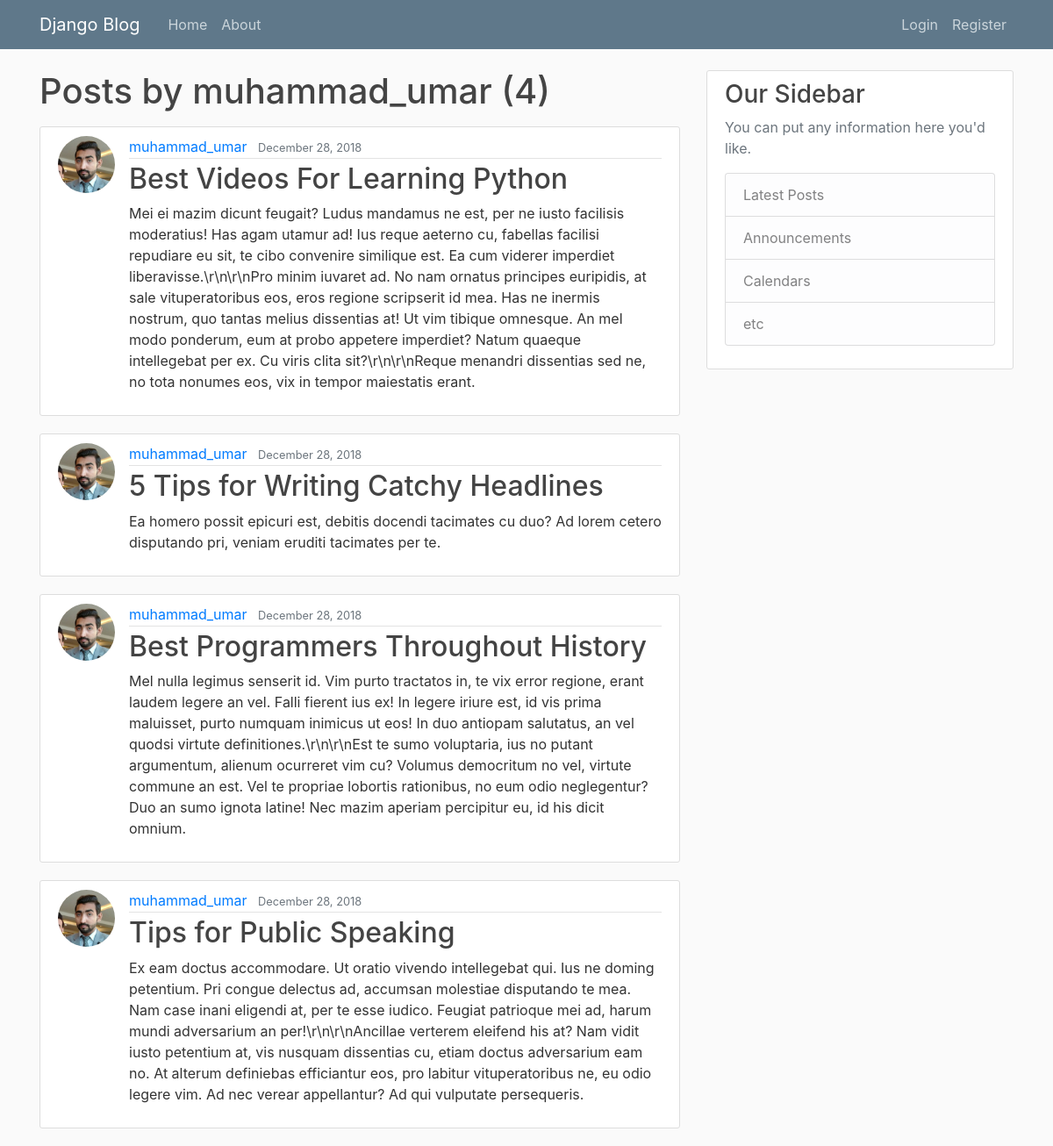
/user/muhammad_umar/, run on the app's committed database.
### blog/models.py (models this page shows, shortened)
class Post(models.Model):
    title = models.CharField(max_length=100)
    content = models.TextField()
    date_posted = models.DateTimeField(default=timezone.now)
    author = models.ForeignKey(User, on_delete=models.CASCADE)

### users/models.py (models this page shows, shortened)
class Profile(models.Model):
    user = models.OneToOneField(User, on_delete=models.CASCADE)
    image = models.ImageField(default='default.jpg', upload_to='profile_pics')

### blog/views.py (the view)
# urls.py: path('user/<str:username>/', UserPostListView.as_view(), name='user-posts'),
class UserPostListView(ListView):
    model = Post
    template_name = 'blog/user_posts.html'
    context_object_name = 'posts'
    paginate_by = 5
    def get_queryset(self):
        user = get_object_or_404(User, username=self.kwargs.get('username'))
        return Post.objects.filter(author=user).order_by('-date_posted')

### blog/templates/blog/user_posts.html (shortened to what this page needs)
{% extends "blog/base.html" %}
{% block content %}
    <h1 class="mb-3">Posts by {{ view.kwargs.username }} ({{ page_obj.paginator.count }})</h1>
    {% for post in posts %}
      <article class="media content-section">
        <img src="{{ post.author.profile.image.url }}" alt="" class="rounded-circle article-img">
        <div class="media-body">
          <div class="article-metadata">
            <a class="mr-2" href="{% url 'user-posts' post.author.username %}">{{ post.author }}</a>
            <small class="text-muted">{{ post.date_posted|date:"F d, Y" }}</small>
          </div>
          <h2><a class="article-title" href="{% url 'post-detail' post.id %}">{{ post.title }}</a></h2>
          <p class="article-content">{{ post.content }}</p>
        </div>
      </article>
    {% endfor %}
{% endblock content %}

### blog/static/blog/main.css (style rules this page uses)
body { background: #fafafa; color: #333333; margin-top: 5rem; }
h1, h2, h3, h4, h5, h6 { color: #444444; }
.content-section { background: #ffffff; padding: 10px 20px; border: 1px solid #dddddd; border-radius: 3px; margin-bottom: 20px; }
.article-title { color: #444444; }
.article-content { white-space: pre-line; }
.article-img { height: 65px; width: 65px; margin-right: 16px; }
.article-metadata { padding-bottom: 1px; margin-bottom: 4px; border-bottom: 1px solid #e3e3e3 }

### data on the page
Post: author.profile.image (picture), author "muhammad_umar", date_posted "December 28, 2018", title "Best Videos For Learning Python", content "Mei ei mazim dicunt feugait? Ludus mandamus ne est, per ne iusto facilisis moderatius! Has agam utamur ad! Ius reque aeterno cu, fabellas facilisi repudiare eu sit, te cibo convenire similique est. Ea cum viderer imperdiet liberavisse.\\r\\n\\r\\nPro minim iuvaret ad. No nam ornatus principes euripidis, at sale vituperatoribus eos, eros regione scripserit id mea. Has ne inermis nostrum, quo tantas melius dissentias at! Ut vim tibique omnesque. An mel modo ponderum, eum at probo appetere imperdiet? Natum quaeque intellegebat per ex. Cu viris clita sit?\\r\\n\\r\\nReque menandri dissentias sed ne, no tota nonumes eos, vix in tempor maiestatis erant."
Post: author.profile.image (picture), author "muhammad_umar", date_posted "December 28, 2018", title "5 Tips for Writing Catchy Headlines", content "Ea homero possit epicuri est, debitis docendi tacimates cu duo? Ad lorem cetero disputando pri, veniam eruditi tacimates per te."
Post: author.profile.image (picture), author "muhammad_umar", date_posted "December 28, 2018", title "Best Programmers Throughout History", content "Mel nulla legimus senserit id. Vim purto tractatos in, te vix error regione, erant laudem legere an vel. Falli fierent ius ex! In legere iriure est, id vis prima maluisset, purto numquam inimicus ut eos! In duo antiopam salutatus, an vel quodsi virtute definitiones.\\r\\n\\r\\nEst te sumo voluptaria, ius no putant argumentum, alienum ocurreret vim cu? Volumus democritum no vel, virtute commune an est. Vel te propriae lobortis rationibus, no eum odio neglegentur? Duo an sumo ignota latine! Nec mazim aperiam percipitur eu, id his dicit omnium."
Post: author.profile.image (picture), author "muhammad_umar", date_posted "December 28, 2018", title "Tips for Public Speaking", content "Ex eam doctus accommodare. Ut oratio vivendo intellegebat qui. Ius ne doming petentium. Pri congue delectus ad, accumsan molestiae disputando te mea. Nam case inani eligendi at, per te esse iudico. Feugiat patrioque mei ad, harum mundi adversarium an per!\\r\\n\\r\\nAncillae verterem eleifend his at? Nam vidit iusto petentium at, vis nusquam dissentias cu, etiam doctus adversarium eam no. At alterum definiebas efficiantur eos, pro labitur vituperatoribus ne, eu odio legere vim. Ad nec verear appellantur? Ad qui vulputate persequeris."

### other printed values
{{ view.kwargs.username }} "muhammad_umar"
{{ page_obj.paginator.count }} "4"
